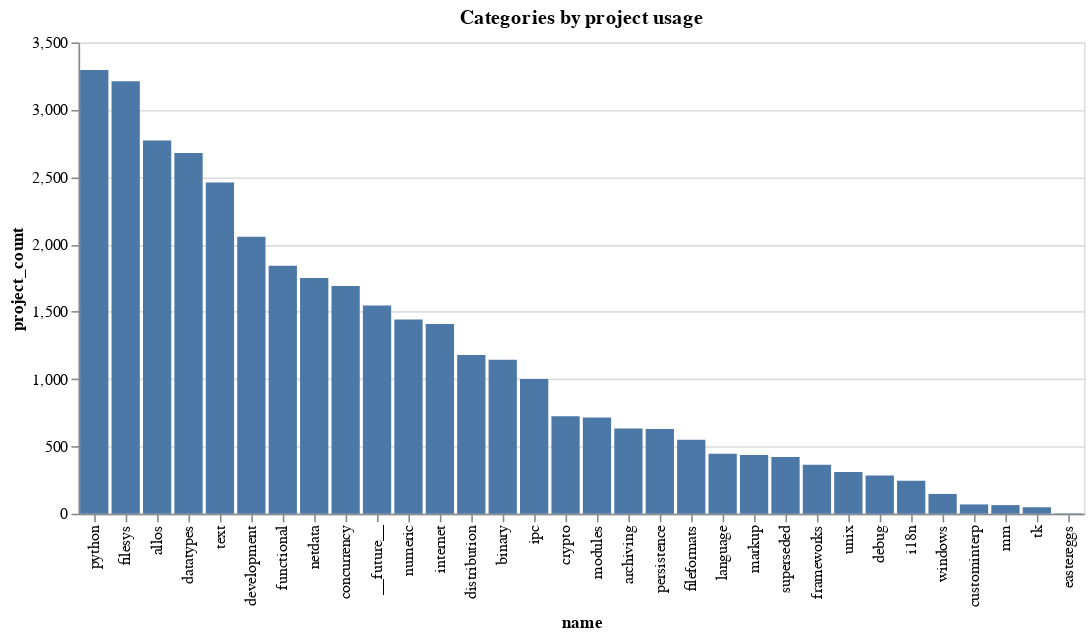

Notebook source saved alongside this figure:
### Markdown cell above
## Categories sorted by usage by the top 4000 downloaded projects
Which categories are used the most*?

### Code cell
import altair as alt

alt.Chart(category_usage_df).mark_bar().encode(
    alt.X("name:N", sort="-y"),
    alt.Y("project_count:Q"),
    tooltip=["name", "project_count"]
).properties(
    title="Categories by project usage"
)

### Figure 1 — Vega-Lite specification as saved in the notebook (floating-point values rounded to 4 significant figures)
{"config": {"view": {"continuousWidth": 400, "continuousHeight": 300}}, "data": {"name": "data-526362c447e99b999c78fa19be280009"}, "mark": "bar", "encoding": {"tooltip": [{"type": "nominal", "field": "name"}, {"type": "quantitative", "field": "project_count"}], "x": {"type": "nominal", "field": "name", "sort": "-y"}, "y": {"type": "quantitative", "field": "project_count"}}, "title": "Categories by project usage", "$schema": "https://vega.github.io/schema/vega-lite/v4.8.1.json", "datasets": {"data-526362c447e99b999c78fa19be280009": [{"name": "__future__", "project_count": 1547, "commits": 28, "pr_count": 2}, {"name": "allos", "project_count": 2772, "commits": 2587, "pr_count": 97}, {"name": "archiving", "project_count": 632, "commits": 801, "pr_count": 35}, {"name": "binary", "project_count": 1143, "commits": 574, "pr_count": 16}, {"name": "concurrency", "project_count": 1692, "commits": 1289, "pr_count": 67}, {"name": "crypto", "project_count": 724, "commits": 303, "pr_count": 13}, {"name": "custominterp", "project_count": 69, "commits": 59, "pr_count": 1}, {"name": "datatypes", "project_count": 2679, "commits": 1501, "pr_count": 42}, {"name": "debug", "project_count": 284, "commits": 762, "pr_count": 39}, {"name": "development", "project_count": 2057, "commits": 1309, "pr_count": 64}, {"name": "distribution", "project_count": 1178, "commits": 1708, "pr_count": 40}, {"name": "eastereggs", "project_count": 3, "commits": 10, "pr_count": 0}, {"name": "fileformats", "project_count": 549, "commits": 349, "pr_count": 18}, {"name": "filesys", "project_count": 3211, "commits": 1101, "pr_count": 80}, {"name": "frameworks", "project_count": 363, "commits": 187, "pr_count": 9}, {"name": "functional", "project_count": 1841, "commits": 491, "pr_count": 18}, {"name": "i18n", "project_count": 245, "commits": 288, "pr_count": 8}, {"name": "internet", "project_count": 1408, "commits": 1928, "pr_count": 108}, {"name": "ipc", "project_count": 1001, "commits": 2913, "pr_count": 105}, {"name": "language", "project_count": 446, "commits": 888, "pr_count": 27}, {"name": "markup", "project_count": 436, "commits": 938, "pr_count": 21}, {"name": "mm", "project_count": 64, "commits": 392, "pr_count": 20}, {"name": "modules", "project_count": 715, "commits": 625, "pr_count": 19}, {"name": "netdata", "project_count": 1751, "commits": 1019, "pr_count": 54}, {"name": "numeric", "project_count": 1442, "commits": 1014, "pr_count": 12}, {"name": "persistence", "project_count": 630, "commits": 1118, "pr_count": 43}, {"name": "python", "project_count": 3295, "commits": 2344, "pr_count": 89}, {"name": "superseded", "project_count": 421, "commits": 847, "pr_count": 5}, {"name": "text", "project_count": 2459, "commits": 2631, "pr_count": 32}, {"name": "tk", "project_count": 48, "commits": 1389, "pr_count": 60}, {"name": "unix", "project_count": 309, "commits": 1496, "pr_count": 39}, {"name": "windows", "project_count": 147, "commits": 220, "pr_count": 5}]}}
